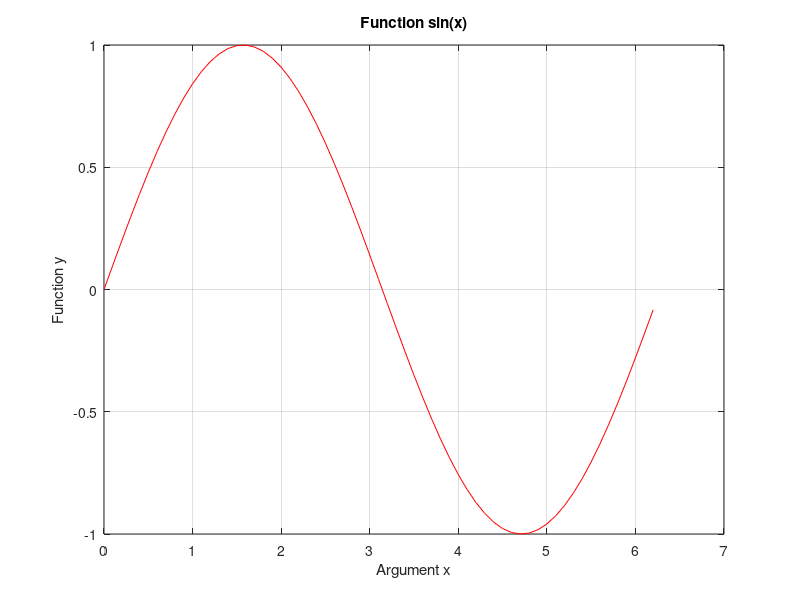

This chart was generated by the following MATLAB code:
disp("Задание 8"); 
% Создайте файл test_graphic.m, в котором наберите приведенный код п. 10. 
% Сохраните полученный график в формате tiff с разрешением 200 dpi 
% (имя файла произвольное).

x=0:0.1:6.28; % Объявление вектора аргумента 0 < x < 6.28 с шагом 0.1
y=sin(x);     % Вычисление значений функции в заданных точках 
plot(x,y,'r')     % Построение графика функции
grid on;      % Отображение сетки
title ('Function sin(x)') % Заголовок графика 
xlabel('Argument x')      % Подпись по оси x
ylabel('Function y')      % Подпись по оси y

print -dtiff -r300 Graphic